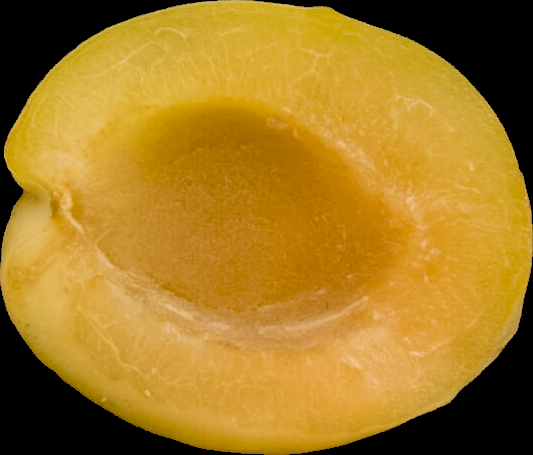
#> input picture dataset_classification/Albicocca/albicocche1_10_clean.tif, 533 x 455 px, given as the content of the folder /home/simone/development/python_università/Mario/RAW DATA, which was not available
$ jupyter execute --allow-errors 'Image segmentation.ipynb'   (shell and % lines are left out)   (older library calls are emulated)   (text cells are left out)
#> lines starting #> are read from the running program, lines starting #| are printed output that depends on the picture; after the words box and inside, x2 and y2 are one past the last pixel; in counts of white or black regions, pixels touching at a corner belong together; pictures that were not available may be replaced by others from this repository, and a replacement may not be noted
[cell 1]
import cv2
import csv
import numpy as np
from os import listdir, makedirs, path, link
from pathlib import Path
from matplotlib import pyplot as plt
from matplotlib import pylab
import ipywidgets as widgets
from ipywidgets import interact, interact_manual
pylab.rcParams['figure.figsize'] = (150, 50)

[cell 2]
trf = 'Scan'  # subfolder scans
root_folder = Path('/home/simone/development/python_università/Mario/RAW DATA')
ext = '.tif'  # source file extention
ext_save = '.tif'  # save file extention
root_folder_save = Path('/home/simone/development/python_università/fruit_detection/dataset_classification')
subdirs = [x.name for x in root_folder.iterdir() if x.is_dir()]

[cell 3]
method = widgets.Dropdown(
    options=['BINARY', 'BINARY+OTSU', 'ADAPTIVE_MEAN', 'ADAPTIVE_GAUSSIAN'],
    value='BINARY+OTSU',
    description='Method',
    disabled=False)

#> (the rest of this cell did not finish here and is left out)

[cell 4]
def segmentation_func(dir_selection, file_selection, cut_left, cut_right, cut_top, cut_bottom, method, min_area, max_area, threshold, denoise, blocksize, plot, plot_extracted, save_files):
#> called with dir_selection = 'Pomodoro - Ciliegino', file_selection = 'albicocche1_10_clean.tif', cut_left = 5, cut_right = 95, cut_top = 5, cut_bottom = 95, method = 'BINARY+OTSU', min_area = 3
    print(f"processing: {locals()}")
    # must split this function in sub function
    fullname_fg = root_folder / dir_selection / file_selection #join paths using pathlib to abstract OS differences
    img = cv2.imread(str(fullname_fg))
#> img is the input picture: shape (455, 533, 3); mean B, G, R 35.7, 123.4, 165
    img_cut = img.copy()
    h, w = img_cut.shape[:2]
#> h = 455; w = 533
    max_area = int(w * max_area / 100) ** 2
#> max_area = 70756
    min_area = int(w * min_area / 100) ** 2
#> min_area = 225

    w_left = int(w*cut_left/100)
#> w_left = 26
    cv2.line(img_cut,(w_left, 0),(w_left, h),(0,255,0), int(w*0.01))
    w_right = int(w*cut_right/100)
#> w_right = 506
    cv2.line(img_cut,(w_right, 0),(w_right, h),(255,255,0), int(w*0.01))
    h_top = int(h*cut_top/100)
#> h_top = 22
    cv2.line(img_cut,(0, h_top),(w, h_top),(0,0,255), int(w*0.01))
    h_bottom = int(h*cut_bottom/100)
#> h_bottom = 432
    cv2.line(img_cut,(0, h_bottom),(w, h_bottom),(255,0,255), int(w*0.01))
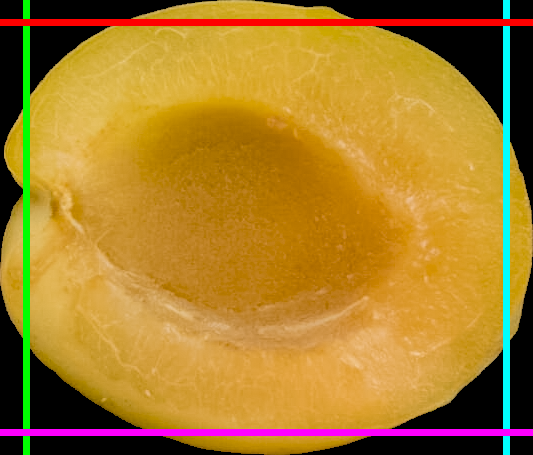
#> img_cut: shape (455, 533, 3); mean B, G, R 41.8, 125.6, 167.4
    img = img[h_top:h_bottom, w_left:w_right,:]
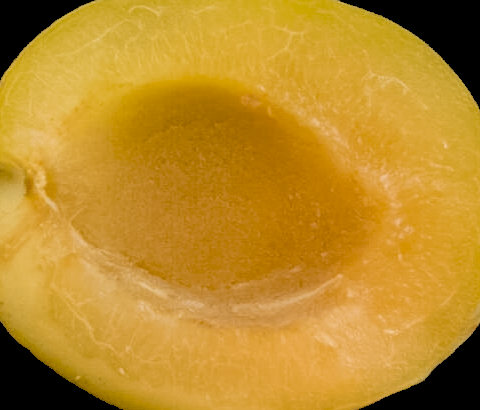
#> img: shape (410, 480, 3); mean B, G, R 41.4, 140.2, 188.2
    gray = cv2.cvtColor(img,cv2.COLOR_BGR2GRAY)
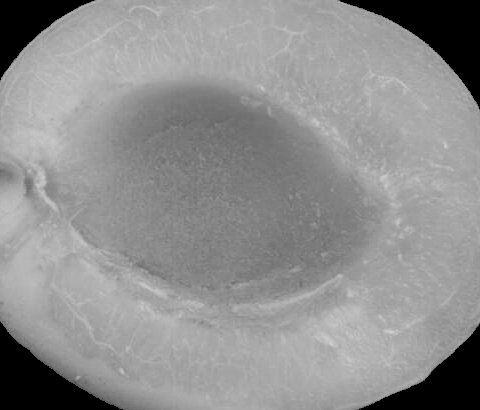
#> gray: shape (410, 480); min 0, max 208, mean 143.3
    if method == 'BINARY':
        ret, th1 = cv2.threshold(gray,threshold,255,cv2.THRESH_BINARY)
    if method == 'BINARY+OTSU':
        ret, th1 = cv2.threshold(gray,threshold,255,cv2.THRESH_BINARY+cv2.THRESH_OTSU)
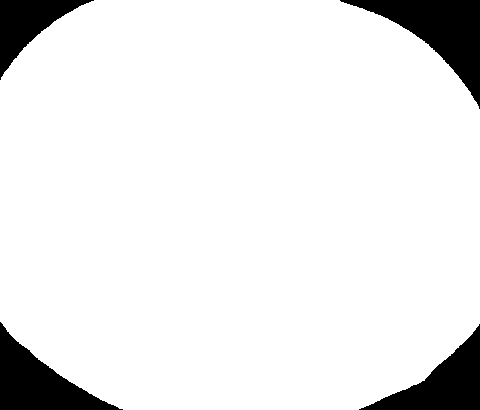
#> th1: shape (410, 480); 91.3% white; 4 black regions, box (x1, y1, x2, y2) and area: (340, 0, 480, 109) 5462, (0, 322, 123, 410) 4555, (359, 324, 480, 410) 4141, (0, 0, 94, 80) 2946
#> ret = 78
    if method == 'ADAPTIVE_MEAN':
        th1 = cv2.adaptiveThreshold(gray,255,cv2.ADAPTIVE_THRESH_MEAN_C, cv2.THRESH_BINARY, blocksize, 0)
    if method == 'ADAPTIVE_GAUSSIAN':
        gray = cv2.GaussianBlur(gray,(5,5),0)
        th1 = cv2.adaptiveThreshold(gray,255,cv2.ADAPTIVE_THRESH_GAUSSIAN_C, cv2.THRESH_BINARY, blocksize, 0)

    #floodfill
    th1_floodfill = th1.copy()
    hf, wf = th1.shape[:2]
#> hf = 410; wf = 480
    mask = np.zeros((hf + 2, wf + 2), np.uint8)
    cv2.floodFill(th1_floodfill, mask, (0, 0), 255)
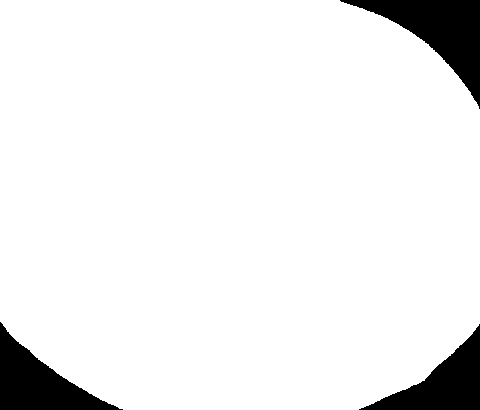
#> th1_floodfill: shape (410, 480); 92.8% white; 3 black regions, box (x1, y1, x2, y2) and area: (340, 0, 480, 109) 5462, (0, 322, 123, 410) 4555, (359, 324, 480, 410) 4141
    th1_floodfill_inv = cv2.bitwise_not(th1_floodfill)
    th1 = th1 | th1_floodfill_inv
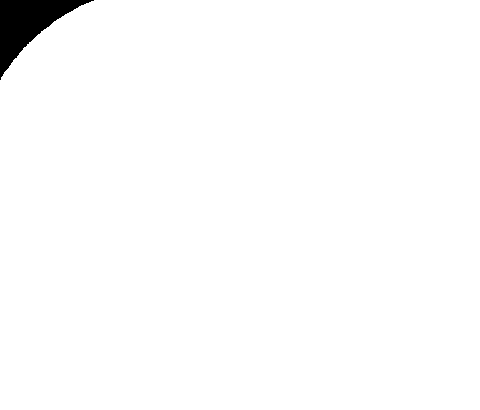
#> th1: shape (410, 480); 98.5% white; 1 black region


    #denoise
    kernel = np.ones((denoise,denoise),np.uint8)
    th1 = cv2.morphologyEx(th1,cv2.MORPH_OPEN,kernel, iterations = 2)


    _, contours, hi = cv2.findContours(th1, cv2.RETR_EXTERNAL, cv2.CHAIN_APPROX_SIMPLE) #get countours
#> contours = 1 contour; box (x1, y1, x2, y2) and area: (0, 0, 480, 410) 192998; hi = [[-1, -1, -1, -1]]
    #writer countors to image
    img_contours = img.copy()

    cropped_images = []
    n_samples = 0
    for i, cnt in enumerate(contours):
        X, Y, w, h = cv2.boundingRect(cnt)
        area = cv2.contourArea(cnt)

        if (area < min_area or area > max_area):
            continue

        section = img[Y:Y + h, X:X + w]
        mask = th1[Y:Y + h, X:X + w]

        cv2.drawContours(img_contours, contours, i, (0, 255, 0), 3)
        cropped_images.append((section, mask))
        n_samples += 1
#> this loop made 1 pass
#> (X, Y, w, h, area) on pass 1: (0, 0, 480, 410, 192998.5)
#> after the loop, cropped_images = []; n_samples = 0


    if plot == True:
        images = [img_cut[:,:,::-1], th1, img_contours[:,:,::-1]]
        colors = [None, 'gray', None]
        if plot_extracted:
            n_rows = (len(cropped_images) // 3) + 3 # to ensure enogh space for cropped images plus orginal images
            for idx in range(len(cropped_images)):
                plt.subplot(n_rows ,3,3 + idx + 1),plt.imshow(cropped_images[idx][0][:,:,::-1])
        else:
            for i in range(3):
                plt.subplot(1,3,i+1),plt.imshow(images[i], colors[i])
        plt.show()

    print("Detected samples:", str(n_samples))
#| Detected samples: 0
    if save_files:
        folder_save = root_folder_save / dir_selection
        print(f"saving to files to {folder_save}")
        try:
            makedirs(folder_save)
        except:
            pass
        for i in range(len(cropped_images)):
            image, mask = cropped_images[i]
            #dirty image
            #filename_image_dirty = folder_save / f"{file_selection[:-len(ext)]}_{i}_dirty{ext_save}" #generate file name
            #cv2.imwrite(str(filename_image_dirty), image) #images
            # mask
            #filename_mask = folder_save / f"{file_selection[:-len(ext)]}_{i}_mask_{ext_save}"
            #cv2.imwrite(str(filename_mask), mask)
            # inverted mask
            #filename_mask = folder_save / f"{file_selection[:-len(ext)]}_{i}_mask_inv{ext_save}"
            #mask_inv = cv2.bitwise_not(mask)
            #cv2.imwrite(str(filename_mask), mask_inv)
            # clean image
            filename_image_clean = folder_save / f"{file_selection[:-len(ext)]}_{i}_clean{ext_save}"
            image_clean = image & \
                np.stack([mask, mask, mask], axis=2) #to make background perfectly black
            cv2.imwrite(str(filename_image_clean), image_clean)
            #background only
            #filename_background = folder_save / f"{file_selection[:-len(ext)]}_{i}_background{ext_save}"
            #image_background = image | \
                #np.stack([mask, mask, mask], axis=2) #to extract background
            #cv2.imwrite(str(filename_background), image_background)
            print(f"saved file: {filename_image_clean}")
#> this loop made 0 passes

#> (a cell that did not finish here is left out)

[cell 6]
folder = 'Pomodoro - Ciliegino'
def save_folder(folder):

    option = {'dir_selection': folder,
              'file_selection': 'cetrioli2.tif', 'cut_left': 5,
              'cut_right': 95, 'cut_top': 5, 'cut_bottom': 95,
              'method': 'BINARY+OTSU', 'min_area': 3, 'max_area': 50,
              'threshold': 100, 'denoise': 3, 'blocksize': 101,
              'plot': False, 'plot_extracted': False, 'save_files': True}
    for i in [each for each in listdir(root_folder / folder) if each.endswith(ext)]:
        option['file_selection'] = i
        segmentation_func(**option)
save_folder(folder)

[cell 7]
all_folders = ['Cetriolo', 'Peperoncino', 'Patata', 'Pomodoro - San Marzano', 'Banana', 'Carota', 'Albicocca',
              'Kiwi', 'Zucchino', 'Pera', 'Mela', 'Lime', 'Champignon',
              'Prugna rossa', 'Pesca', 'Cipolla', 'Pomodoro - Ciliegino']
for folder in all_folders:
    save_folder(folder)
#> the loop in segmentation_func (call 2), `for i, cnt in enumerate(contours):` made 1 pass
#| Detected samples: 0
